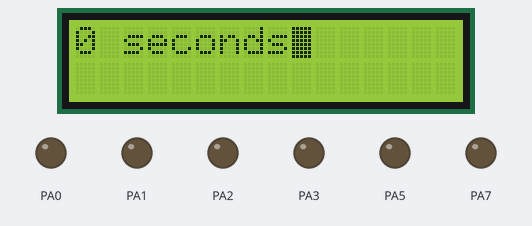
Simulated run of this program. Board: ATmega128, built with avr-gcc and emulated at 8 MHz. Parts: 16×2 character LCD, output pins drawn as LEDs (lit = HIGH). Wiring (inferred from the names in the program): character LCD (HD44780): RS PA4; E PA6; data PC0, PC1, PC2, PC3, PC4, PC5, PC6, PC7. Pins used as bus, display or sensor lines are not drawn.

Above: at 0.1 s.
At 4.3 s:
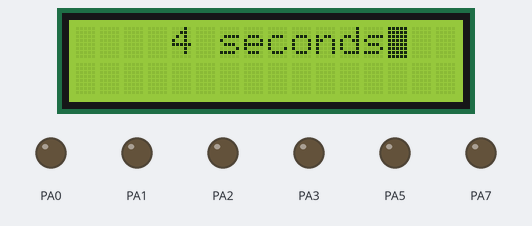
At 9.5 s:
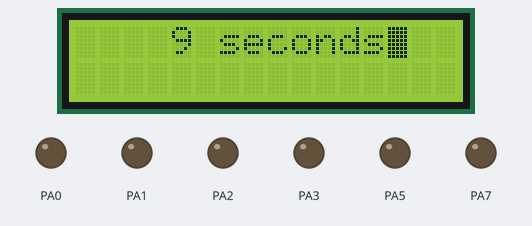
At 19.0 s:
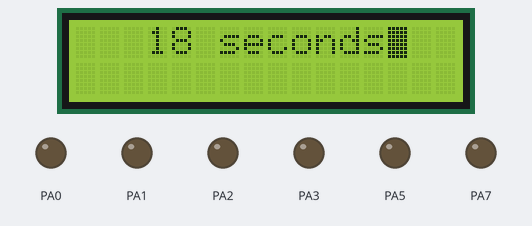
At 28.5 s:
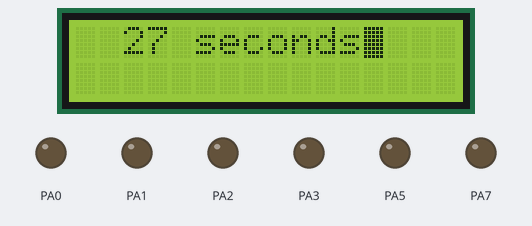
At 39.0 s:
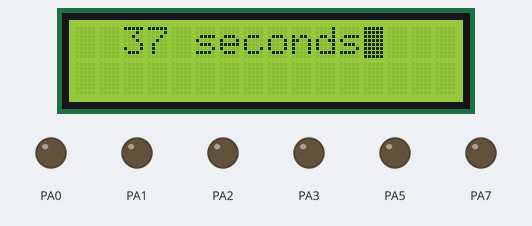

The program:

main.cpp
```cpp
#define F_CPU 8e6

#include <avr/io.h>
#include <util/delay.h>
#include <avr/interrupt.h>
#include <stdio.h>
#include "lcd.c"

void wait( int ms ) {
	for (int i=0; i<ms; i++) {
		_delay_ms( 1 );		// library function (max 30 ms at 8MHz)
	}
}

int main( void ) {
	DDRC = 0xFF;
	PORTC = 0xFF;

	init();

	char text[32];
	int i = 0;
	while (1) {
		sprintf(text, "%d seconds", i%1000);
		set_cursor(i%5);
		display_text(text);
		i++;
		wait( 1000 );
	}
	return 1;
}
```

lcd.c
```cpp
#define F_CPU 8e6

#include <avr/io.h>
#include <util/delay.h>
#include "lcd.h"

#define LCD_E 	6  // RA6 UNI-6
#define LCD_RS	4  // RA4 UNI-6

static volatile int location = 0;

static void lcd_strobe_lcd_e(void);
static void lcd_write_string(char *str);
static void lcd_write_data(unsigned char byte);
static void lcd_write_cmd(unsigned char byte);
static void lcd_clear(void);

static void lcd_strobe_lcd_e(void) {
	PORTA |= (1<<LCD_E);	// E high
	_delay_ms(1);
	PORTA &= ~(1<<LCD_E);  	// E low
	_delay_ms(1);
}

static void lcd_write_string(char *str) {
	for(;*str; str++){
		lcd_write_data(*str);
	}
}

static void lcd_write_data(unsigned char byte) {
	// First nibble.
	PORTC = byte;
	PORTA |= (1<<LCD_RS);
	lcd_strobe_lcd_e();

	// Second nibble
	PORTC = (byte<<4);
	PORTA |= (1<<LCD_RS);
	lcd_strobe_lcd_e();
}

static void lcd_write_cmd(unsigned char byte) {
	// First nibble.
	PORTC = byte;
	PORTA &= ~(1<<LCD_RS);
	lcd_strobe_lcd_e();

	// Second nibble
	PORTC = (byte<<4);
	PORTA &= ~(1<<LCD_RS);
	lcd_strobe_lcd_e();
}

static void lcd_clear(void) {
	lcd_write_cmd (0x01);
}

void init(){
	// PORTC output mode and all low (also E and RS pin)
	DDRA = 0xFF;
	PORTC = 0x00;
	PORTA = 0x00;
	//PORTA = 0xFF;

	// Step 2 (table 12)
	PORTC = 0x20;	// function set
	lcd_strobe_lcd_e();

	// Step 3 (table 12)
	PORTC = 0x20;   // function set
	lcd_strobe_lcd_e();
	PORTC = 0x80;
	lcd_strobe_lcd_e();

	// Step 4 (table 12)
	PORTC = 0x00;   // Display on/off control
	lcd_strobe_lcd_e();
	PORTC = 0xF0;
	lcd_strobe_lcd_e();

	// Step 4 (table 12)
	PORTC = 0x00;   // Entry mode set
	lcd_strobe_lcd_e();
	PORTC = 0x60;
	lcd_strobe_lcd_e();
	_delay_ms(10);
}

void display_text(char *str){
	lcd_write_string(str);
}

void set_cursor(int position){
	lcd_clear();
	_delay_ms(2);
	location = position;
	lcd_write_cmd (0x80 + position);
}
```

lcd.h
```cpp
#ifndef LCD_H_
#define LCD_H_
	void init();
	void display_text(char *str);
	void set_cursor(int position);
#endif /* LCD_H_ */
```

Measured:
- what the display in image 0 shows lasts 1.0 s, from 0.1 s to 1.1 s
- what the display in image 2 shows lasts 1.0 s, from 9.5 s to 10.5 s
